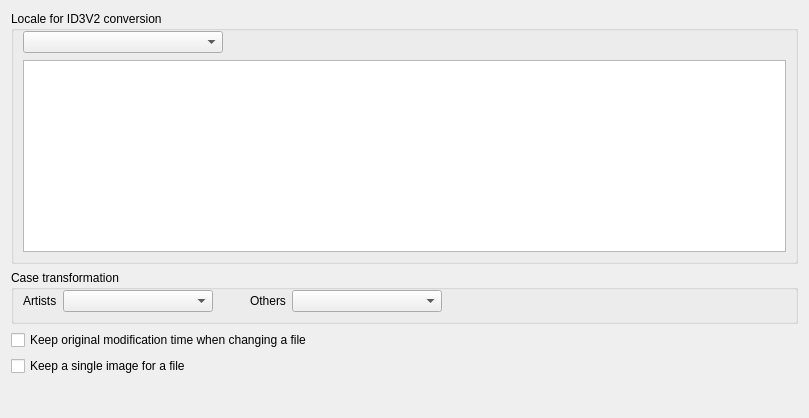
     <widget class="QWidget" name="m_pTransfParamW" >
      <attribute name="title" >
       <string>Transformation params</string>
      </attribute>
      <layout class="QVBoxLayout" >
       <item>
        <widget class="QGroupBox" name="m_pLocaleGrp" >
         <property name="title" >
          <string>Locale for ID3V2 conversion</string>
         </property>
         <layout class="QGridLayout" >
          <property name="topMargin" >
           <number>0</number>
          </property>
          <item row="0" column="0" >
           <widget class="QComboBox" name="m_pLocaleCbB" >
            <property name="minimumSize" >
             <size>
              <width>200</width>
              <height>0</height>
             </size>
            </property>
            <property name="maxVisibleItems" >
             <number>30</number>
            </property>
           </widget>
          </item>
          <item row="0" column="1" >
           <spacer>
            <property name="orientation" >
             <enum>Qt::Horizontal</enum>
            </property>
            <property name="sizeHint" >
             <size>
              <width>181</width>
              <height>23</height>
             </size>
            </property>
           </spacer>
          </item>
          <item row="1" column="0" colspan="2" >
           <widget class="QTextBrowser" name="m_pCodepageTestM" />
          </item>
         </layout>
        </widget>
       </item>
       <item>
        <widget class="QGroupBox" name="m_pCaseGrp" >
         <property name="title" >
          <string>Case transformation</string>
         </property>
         <layout class="QHBoxLayout" >
          <property name="topMargin" >
           <number>0</number>
          </property>
          <item>
           <widget class="QLabel" name="label_12" >
            <property name="text" >
             <string>Artists</string>
            </property>
           </widget>
          </item>
          <item>
           <widget class="QComboBox" name="m_pArtistsCaseCbB" >
            <property name="minimumSize" >
             <size>
              <width>150</width>
              <height>0</height>
             </size>
            </property>
           </widget>
          </item>
          <item>
           <spacer>
            <property name="orientation" >
             <enum>Qt::Horizontal</enum>
            </property>
            <property name="sizeType" >
             <enum>QSizePolicy::Fixed</enum>
            </property>
            <property name="sizeHint" >
             <size>
              <width>31</width>
              <height>20</height>
             </size>
            </property>
           </spacer>
          </item>
          <item>
           <widget class="QLabel" name="label_13" >
            <property name="text" >
             <string>Others</string>
            </property>
           </widget>
          </item>
          <item>
           <widget class="QComboBox" name="m_pOthersCaseCbB" >
            <property name="minimumSize" >
             <size>
              <width>150</width>
              <height>0</height>
             </size>
            </property>
           </widget>
          </item>
          <item>
           <spacer>
            <property name="orientation" >
             <enum>Qt::Horizontal</enum>
            </property>
            <property name="sizeHint" >
             <size>
              <width>40</width>
              <height>20</height>
             </size>
            </property>
           </spacer>
          </item>
         </layout>
        </widget>
       </item>
       <item>
        <widget class="QCheckBox" name="m_pKeepOrigTimeCkB" >
         <property name="text" >
          <string>Keep original modification time when changing a file</string>
         </property>
        </widget>
       </item>
       <item>
        <widget class="QCheckBox" name="m_pKeepOneValidImgCkB" >
         <property name="text" >
          <string>Keep a single image for a file</string>
         </property>
        </widget>
       </item>
       <item>
        <spacer>
         <property name="orientation" >
          <enum>Qt::Vertical</enum>
         </property>
         <property name="sizeHint" >
          <size>
           <width>787</width>
           <height>31</height>
          </size>
         </property>
        </spacer>
       </item>
      </layout>
     </widget>
